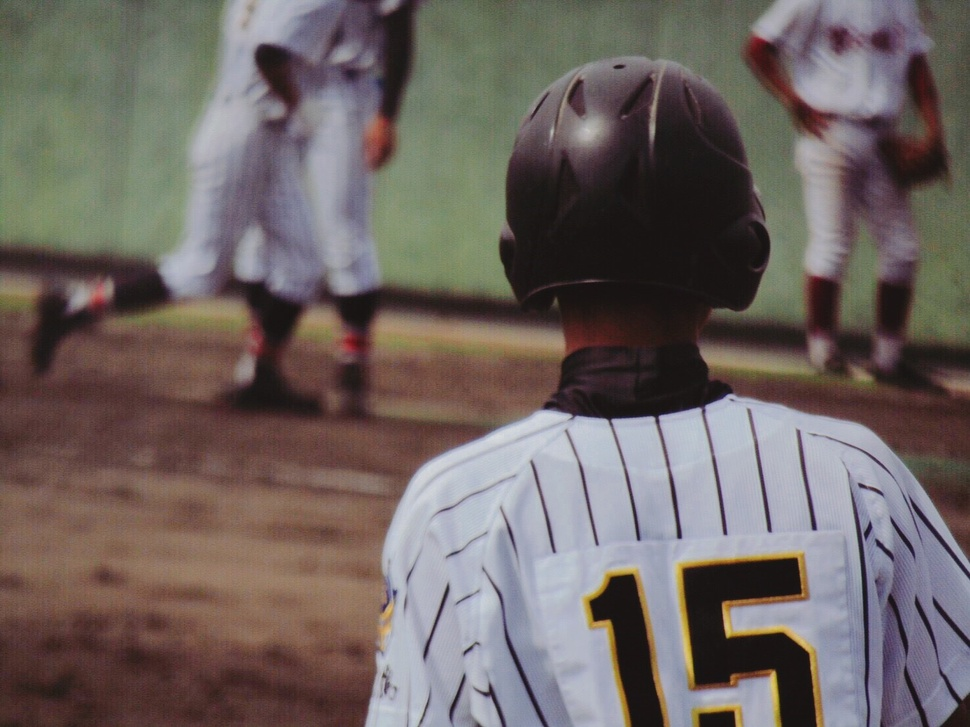
#> input picture keita.jpg, 970 x 727 px, shrunk from 1478 x 1108 before the run
$ python main.py
#> lines starting #> are read from the running program, lines starting #| are printed output that depends on the picture
import cv2
import numpy as np
from matplotlib import pyplot as plt

img = cv2.imread('keita.jpg', 0)
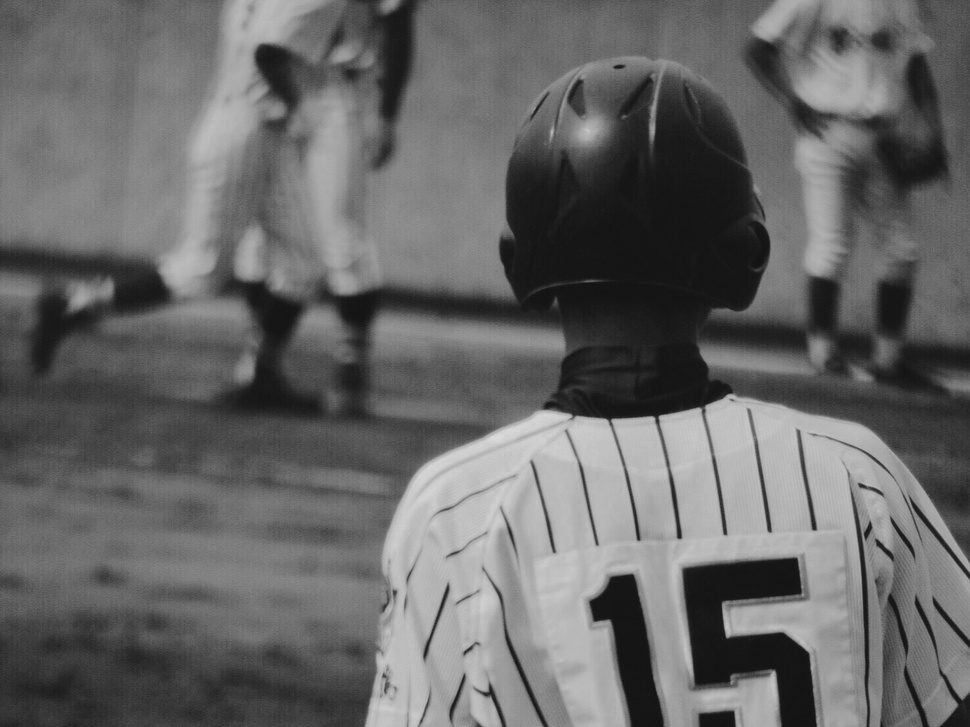
#> img: shape (727, 970); min 16, max 220, mean 103
f = np.fft.fft2(img)                      #FFTを計算するための関数
f_shift = np.fft.fftshift(f)
mag = 20 * np.log(np.abs(f_shift))
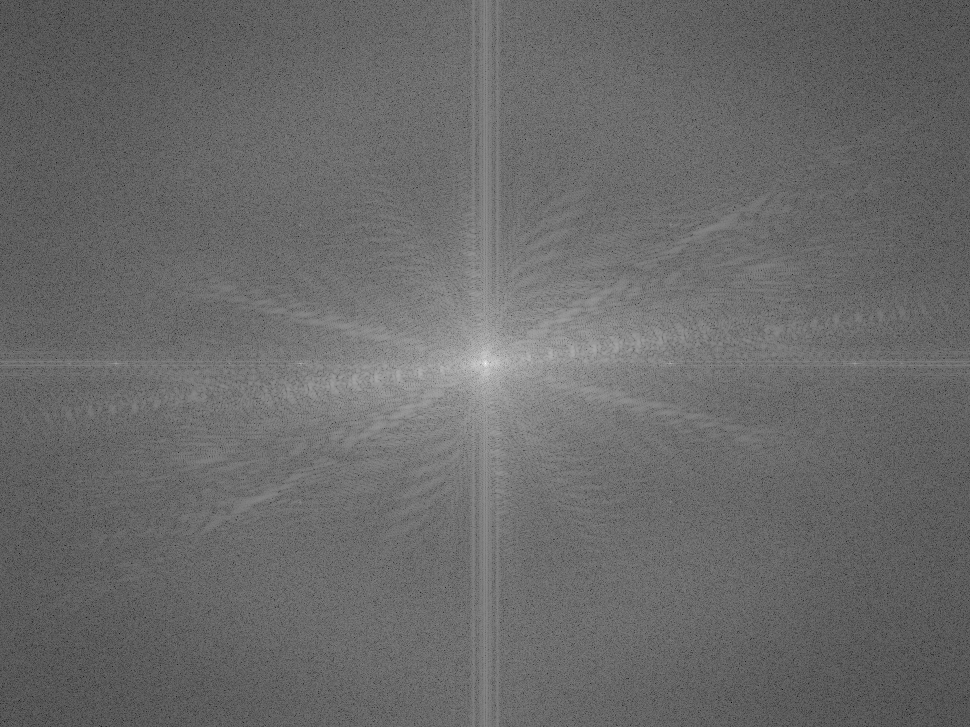
#> mag: shape (727, 970) float64; min 3.15, max 362, mean 152.5; drawn with min black and max white

rows, cols = img.shape
#> rows = 727; cols = 970
crow, ccol = int(rows / 2), int(cols / 2)
#> crow = 363; ccol = 485
mask = 30
f_shift[crow-mask:crow+mask,
        ccol-mask:ccol+mask] = 0

f_ishift = np.fft.ifftshift(f_shift)      #直流成分の位置を画像の左上に
img_back = np.fft.ifft2(f_ishift)         #逆フーリエ変換を適用
img_back = np.abs(img_back)
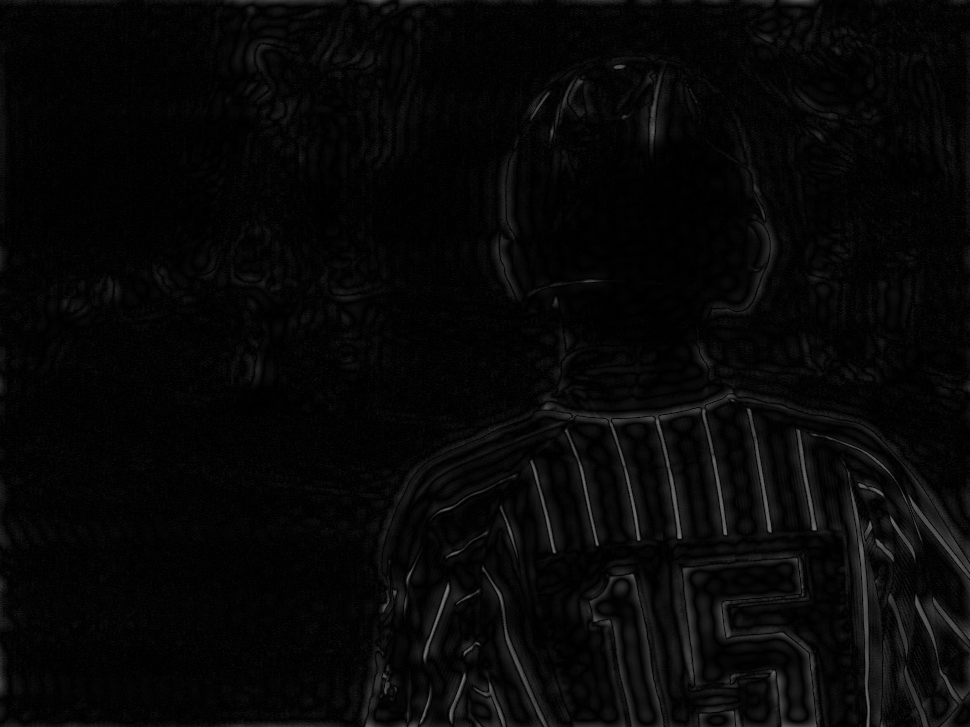
#> img_back: shape (727, 970) float64; min 0.00162, max 117, mean 7.6

fig = plt.figure(figsize=(10, 3))
ax1 = fig.add_subplot(131)
ax2 = fig.add_subplot(132)
ax3 = fig.add_subplot(133)
ax1.imshow(img, cmap='gray')
ax2.imshow(mag, cmap='gray')
ax3.imshow(img_back, cmap='gray')
ax1.axis('off')
ax2.axis('off')
ax3.axis('off')
plt.tight_layout()
plt.show()
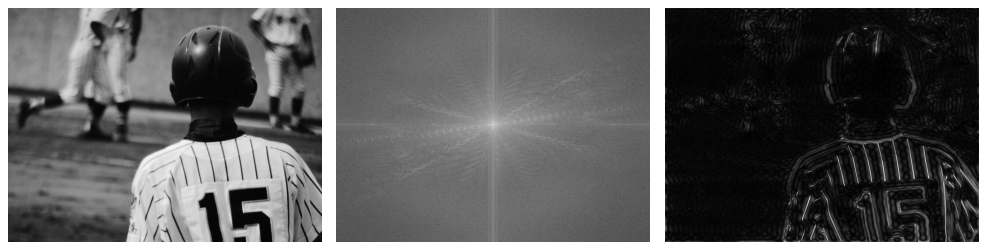
#> figure drawn by matplotlib, 3 panels
plt.close()

$ run again, with nice_face.jpg copied over keita.jpg
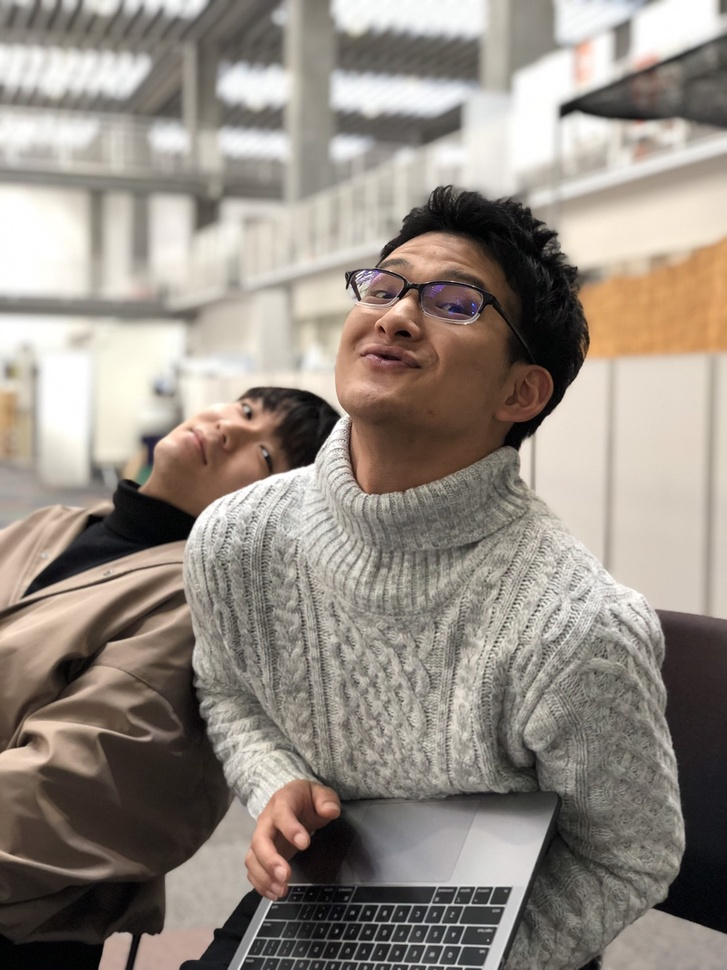
#> input picture nice_face.jpg, 727 x 970 px, shrunk from 1108 x 1478 before the run
#> `img_back = np.abs(img_back)`:
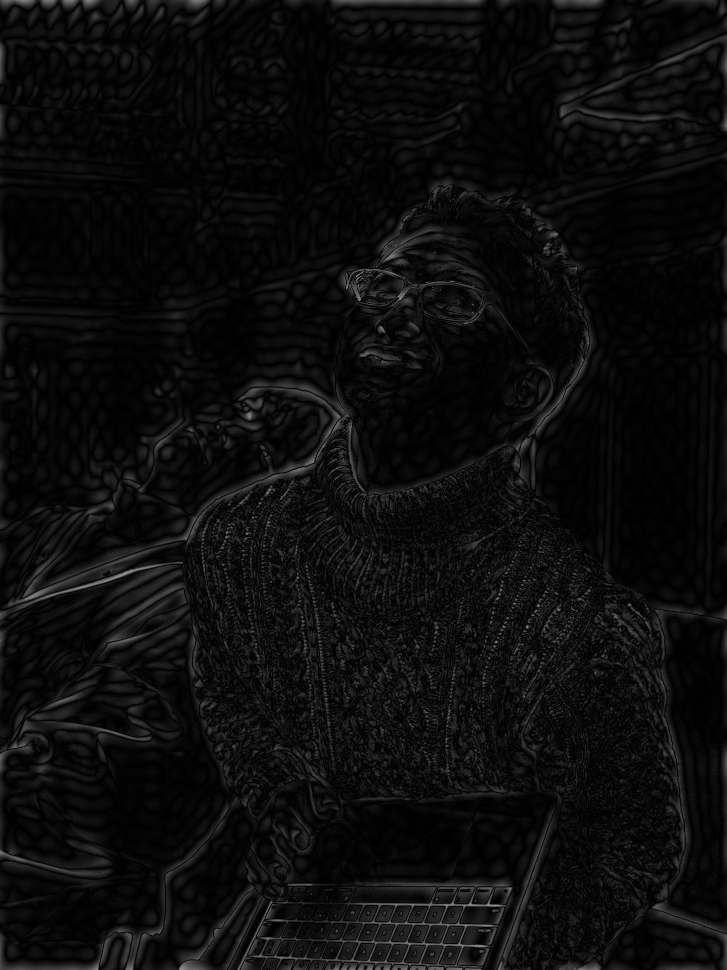
#> img_back: shape (970, 727) float64; min 0.00738, max 152.3, mean 13
#> `plt.show()`:
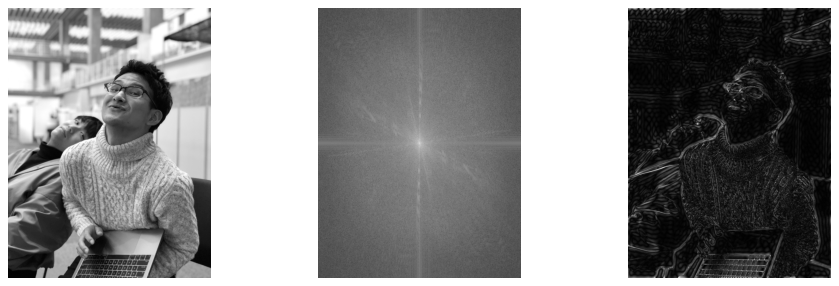
#> figure drawn by matplotlib, 3 panels
